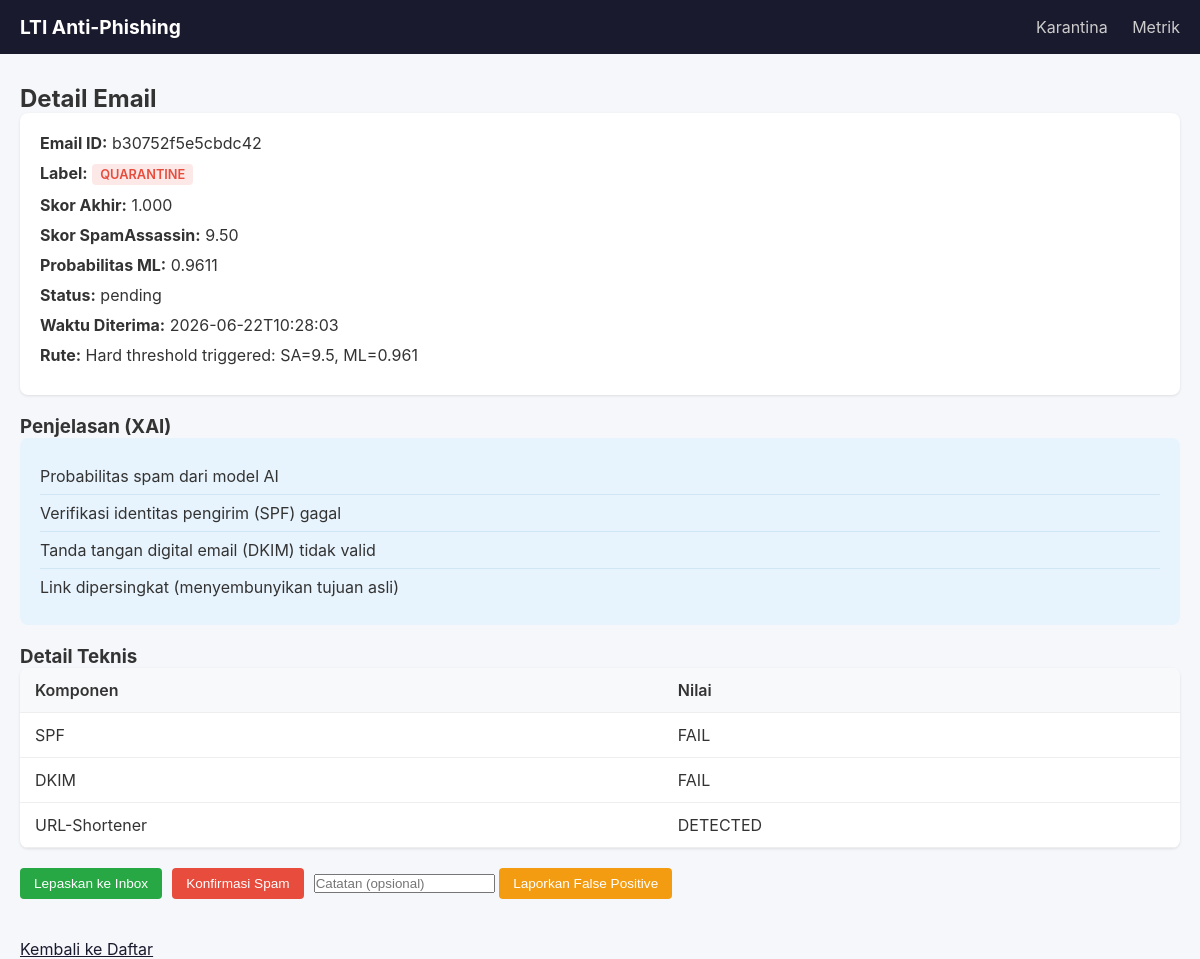
The app's page /email/b30752f5e5cbdc42 with its own data.
### database/models.py (models this page shows)
class QuarantineEmail(Base):
    __tablename__ = "quarantine_emails"
    id = Column(Integer, primary_key=True, autoincrement=True)
    email_id = Column(String(64), unique=True, nullable=False, index=True)
    received_at = Column(String(32), nullable=False)
    label = Column(String(16), nullable=False)
    fused_score = Column(Float, nullable=False)
    sa_score = Column(Float, default=0.0)
    ml_probability = Column(Float, default=0.0)
    xai_summary = Column(Text, default="")
    routing_reason = Column(Text, default="")
    raw_content_hash = Column(String(64), default="")
    status = Column(String(16), default=EmailStatus.PENDING.value)
    subject = Column(String(512), default="")
    sender = Column(String(256), default="")
    created_at = Column(DateTime, default=datetime.datetime.utcnow)

### dashboard/app.py (the view)
@app.get("/email/{email_id}")
async def email_detail(email_id: str, request: Request, db: Session = Depends(get_db)):
    email_record = db.query(QuarantineEmail).filter(
        QuarantineEmail.email_id == email_id
    ).first()
    if not email_record:
        raise HTTPException(404, "Email not found")
    xai_parts = email_record.xai_summary.split("; ") if email_record.xai_summary else []
    reasons = []
    for part in xai_parts:
        if ":" in part:
            key, val = part.split(":", 1)
            reasons.append({"key": key, "value": val})
    human_reasons = []
    reason_labels = {
        "SpamProb": "Probabilitas spam dari model AI",
        "Urgency-Score": "Email mengandung kata-kata mendesak/darurat",
        "Lookalike-Domain": "Link mengarah ke domain yang mirip lodaya.id",
        "SPF": "Verifikasi identitas pengirim (SPF) gagal",
        "DKIM": "Tanda tangan digital email (DKIM) tidak valid",
        "Executable-Attachment": "Email memiliki lampiran berbahaya",
        "URL-Shortener": "Link dipersingkat (menyembunyikan tujuan asli)",
        "DisplayName-Mismatch": "Nama pengirim tidak cocok dengan alamat email",
        "HTML-Forms": "Email mengandung formulir input mencurigakan",
        "FusedScore": "Skor akhir gabungan SA + ML",
    }
    for part in xai_parts:
        if "=" in part:
            key = part.split("=")[0]
        elif ":" in part:
            key = part.split(":")[0]
        else:
            key = part
        if key in reason_labels:
            human_reasons.append(reason_labels[key])
    return templates.TemplateResponse(request, "email_detail.html", {
        "email": email_record,
        "reasons": reasons,
        "human_reasons": human_reasons,
    })

### dashboard/templates/email_detail.html
{% extends "base.html" %}
{% block content %}
<h2>Detail Email</h2>
<div class="detail-card">
    <div class="detail-row"><strong>Email ID:</strong> {{ email.email_id }}</div>
    <div class="detail-row"><strong>Label:</strong>
        <span class="badge badge-{{ email.label.lower() }}">{{ email.label }}</span>
    </div>
    <div class="detail-row"><strong>Skor Akhir:</strong> {{ "%.3f"|format(email.fused_score) }}</div>
    <div class="detail-row"><strong>Skor SpamAssassin:</strong> {{ "%.2f"|format(email.sa_score) }}</div>
    <div class="detail-row"><strong>Probabilitas ML:</strong> {{ "%.4f"|format(email.ml_probability) }}</div>
    <div class="detail-row"><strong>Status:</strong> {{ email.status }}</div>
    <div class="detail-row"><strong>Waktu Diterima:</strong> {{ email.received_at[:19] }}</div>
    <div class="detail-row"><strong>Rute:</strong> {{ email.routing_reason }}</div>
</div>
<h3>Penjelasan (XAI)</h3>
<div class="xai-card">
    {% for reason in human_reasons %}
    <div class="xai-reason">{{ reason }}</div>
    {% endfor %}
</div>
<h3>Detail Teknis</h3>
<table class="email-table">
    <thead><tr><th>Komponen</th><th>Nilai</th></tr></thead>
    <tbody>
        {% for r in reasons %}
        <tr><td>{{ r.key }}</td><td>{{ r.value }}</td></tr>
        {% endfor %}
    </tbody>
</table>
<div class="action-bar">
    <form action="/email/{{ email.email_id }}/release" method="POST" style="display:inline">
        <button type="submit" class="btn btn-success">Lepaskan ke Inbox</button>
    </form>
    <form action="/email/{{ email.email_id }}/confirm-spam" method="POST" style="display:inline">
        <button type="submit" class="btn btn-danger">Konfirmasi Spam</button>
    </form>
    <form action="/email/{{ email.email_id }}/report-false-positive" method="POST" style="display:inline">
        <input type="text" name="notes" placeholder="Catatan (opsional)">
        <button type="submit" class="btn btn-warning">Laporkan False Positive</button>
    </form>
</div>
<a href="/" class="btn-back">Kembali ke Daftar</a>
{% endblock %}

### dashboard/static/style.css (style rules this page uses)
* { margin: 0; padding: 0; box-sizing: border-box; }
body { font-family: -apple-system, BlinkMacSystemFont, "Segoe UI", Roboto, Arial, sans-serif; background: #f5f7fa; color: #333; }
.email-table { width: 100%; border-collapse: collapse; background: #fff; border-radius: 8px; overflow: hidden; box-shadow: 0 1px 3px rgba(0,0,0,0.1); }
.email-table th, .email-table td { padding: 12px 15px; text-align: left; border-bottom: 1px solid #eee; }
.email-table th { background: #f8f9fa; font-weight: 600; }
.badge { display: inline-block; padding: 3px 8px; border-radius: 4px; font-size: 0.8rem; font-weight: 600; }
.badge-quarantine { background: #fde8e8; color: #e74c3c; }
.btn { padding: 8px 14px; border: none; border-radius: 4px; cursor: pointer; font-size: 0.85rem; }
.btn-success { background: #28a745; color: #fff; }
.btn-danger { background: #e74c3c; color: #fff; }
.btn-warning { background: #f39c12; color: #fff; }
.btn-back { display: inline-block; margin-top: 20px; color: #1a1a2e; }
.detail-card { background: #fff; padding: 20px; border-radius: 8px; box-shadow: 0 1px 3px rgba(0,0,0,0.1); margin-bottom: 20px; }
.detail-row { margin-bottom: 10px; }
.xai-card { background: #e8f4fd; padding: 20px; border-radius: 8px; margin-bottom: 20px; }
.xai-reason { padding: 8px 0; border-bottom: 1px solid #d0e6f5; }
.xai-reason:last-child { border-bottom: none; }
.action-bar { margin: 20px 0; display: flex; gap: 10px; flex-wrap: wrap; }

### records on screen
QuarantineEmail: email_id "b30752f5e5cbdc42", label "QUARANTINE", fused_score "1.000", sa_score "9.50", ml_probability "0.9611", status "pending", received_at "2026-06-22T10:28:03", routing_reason "Hard threshold triggered: SA=9.5, ML=0.961"

### other values on screen
{{ reason }} "Probabilitas spam dari model AI" "Verifikasi identitas pengirim (SPF) gagal" "Tanda tangan digital email (DKIM) tidak valid" "Link dipersingkat (menyembunyikan tujuan asli)"
{{ r.key }} "SPF" "DKIM" "URL-Shortener"
{{ r.value }} "FAIL" "FAIL" "DETECTED"
